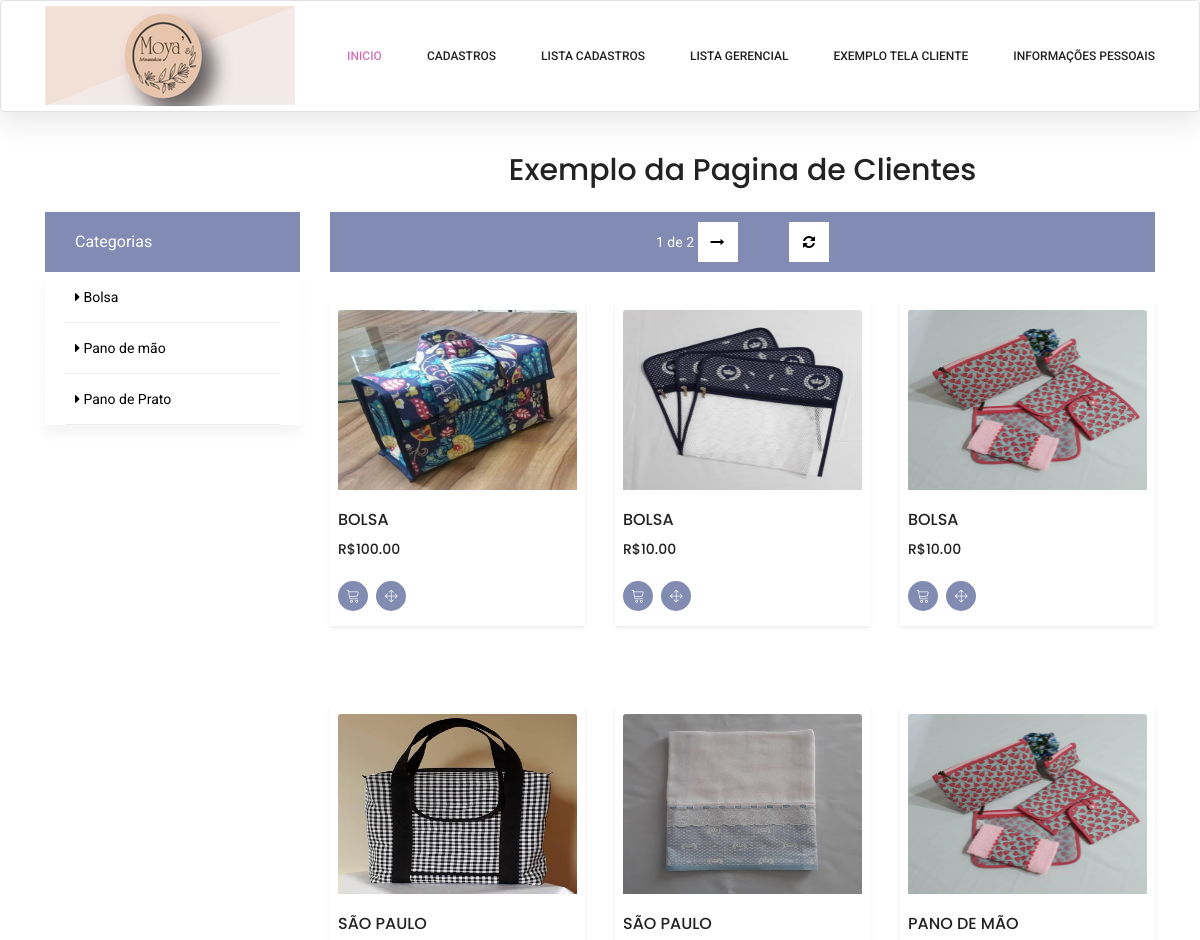
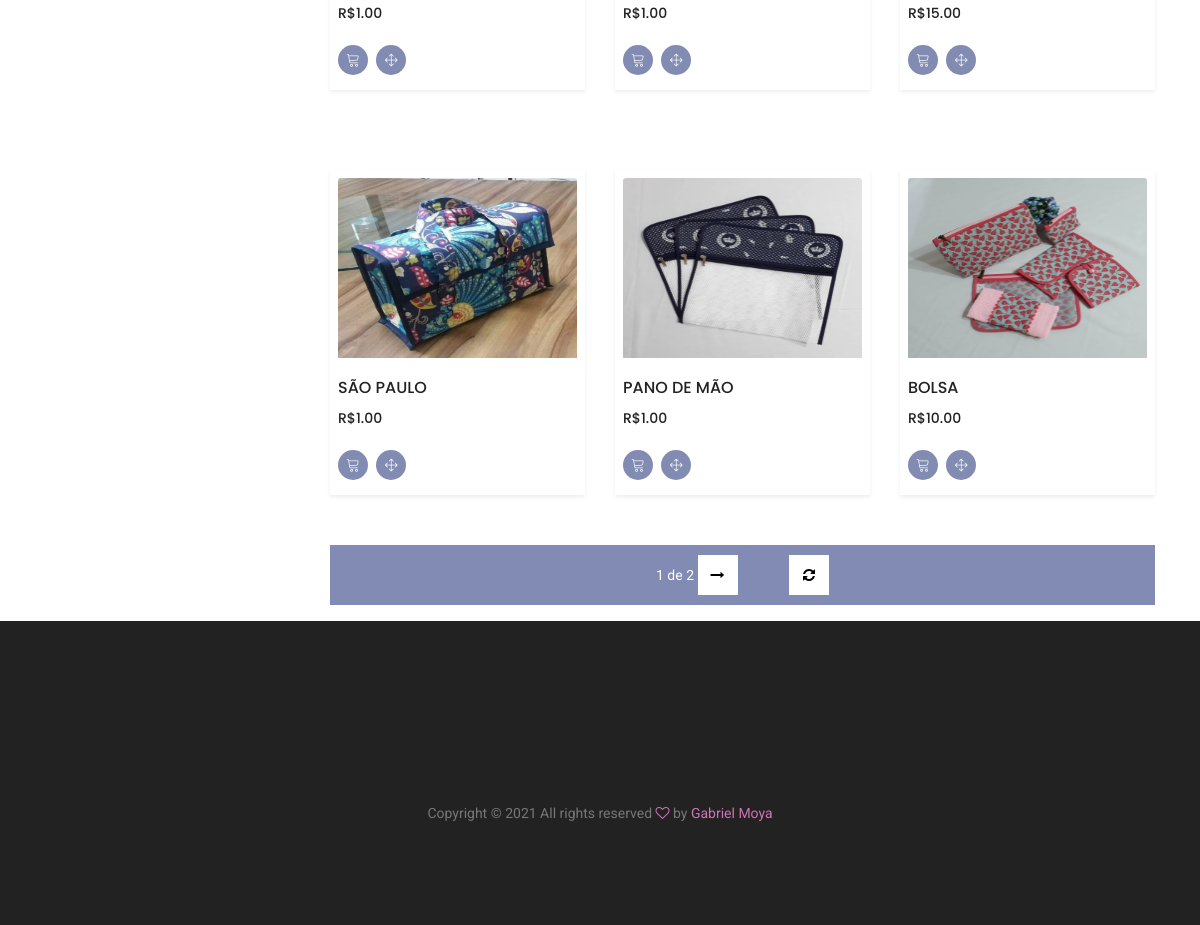
The app's page /adm/exemplo (signed in), older data (2 pictures, top to bottom).
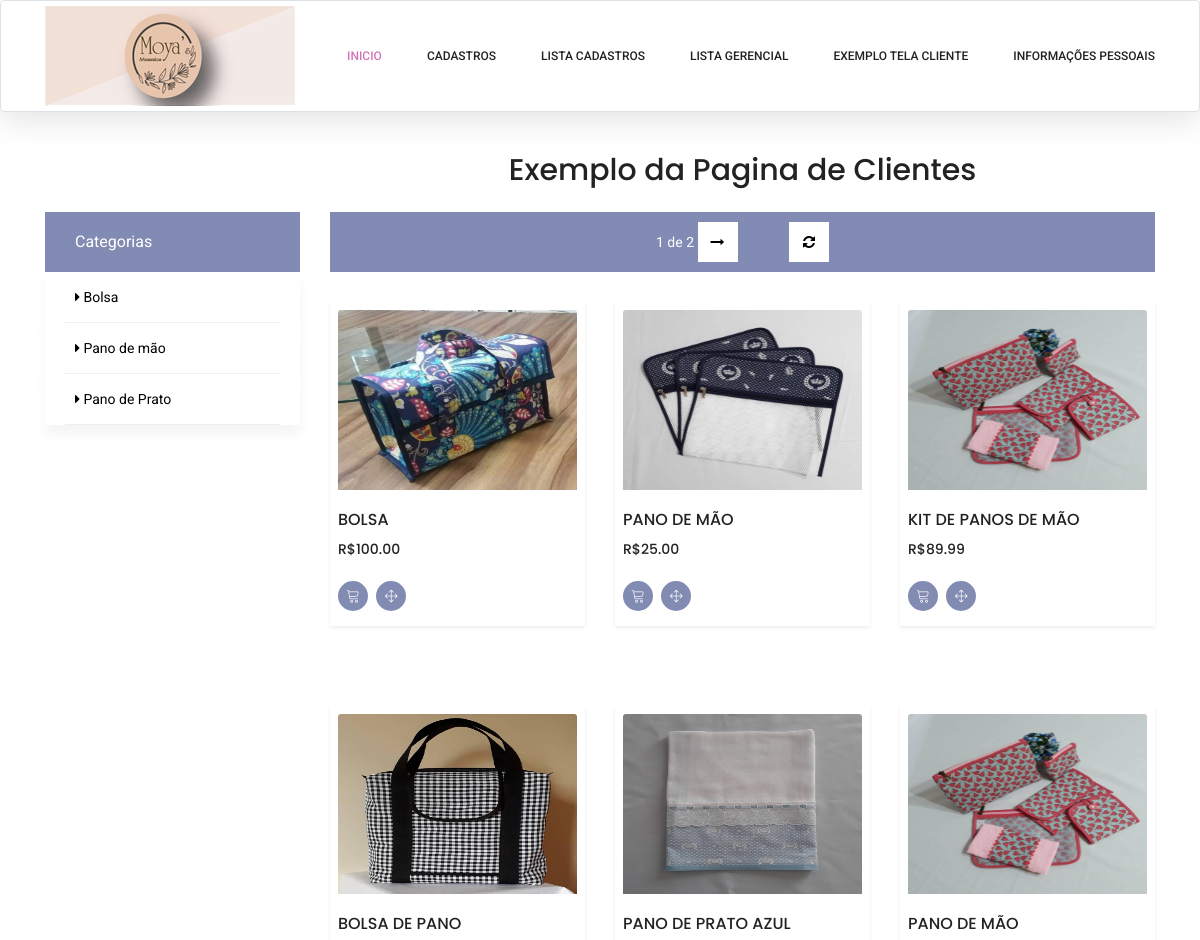
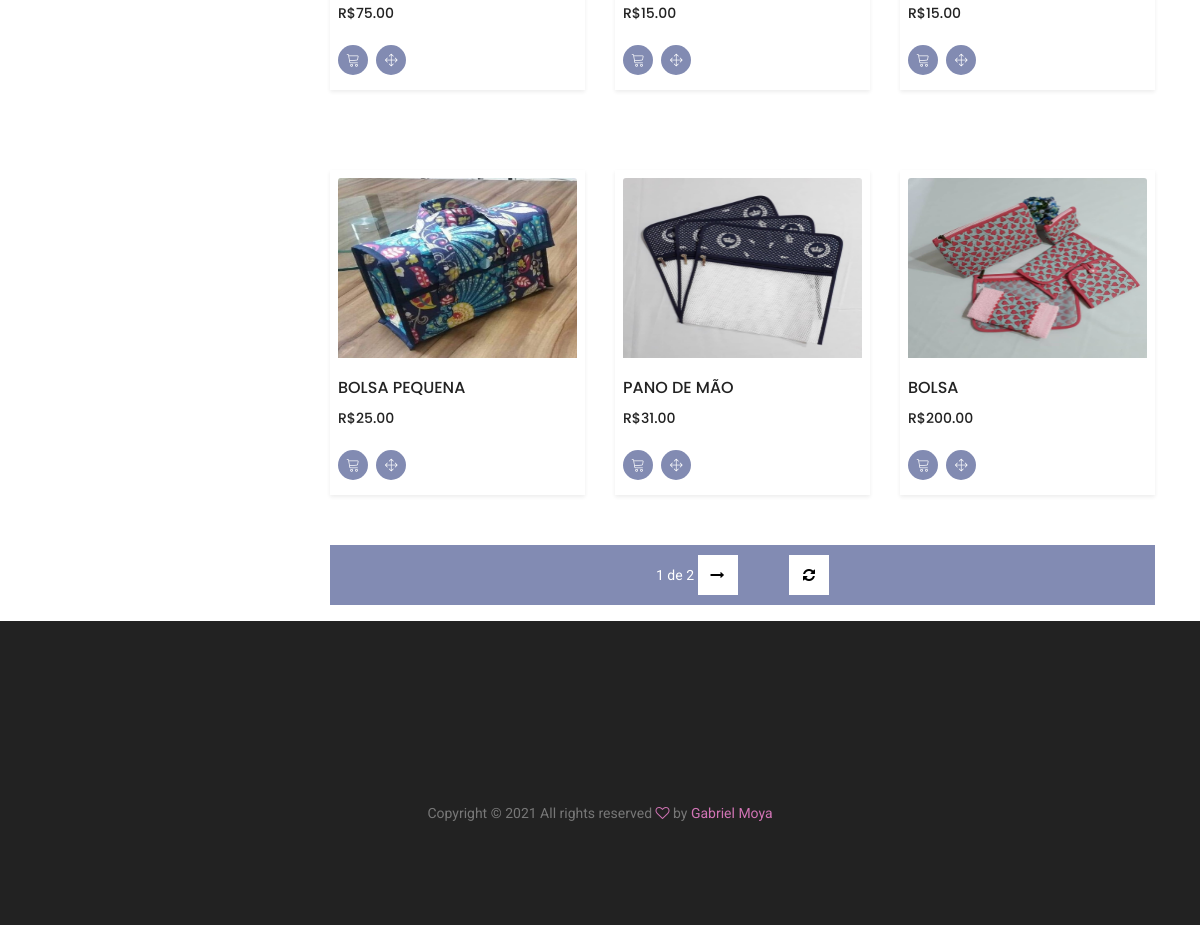
The same page, newer data (2 pictures, top to bottom).
### cadastros/models.py (models this page shows, shortened)
class Categoria(models.Model):
    nome = models.CharField(max_length=100)
    descricao = models.CharField(max_length=100)

class Produto(models.Model):
    codigo = models.CharField(max_length=100)
    nome = models.CharField(max_length=100)
    descricao = models.CharField(max_length=100)
    estoque = models.IntegerField()
    valorVenda = models.DecimalField(max_digits=50, decimal_places=2)
    imagem = models.ImageField(upload_to="imagens/%Y/%m/%d/", max_length=255, null=True, blank=True)
    categoria = models.ForeignKey(Categoria, on_delete=models.PROTECT)

### cadastros/views.py (the view)
# urls.py: path('adm/exemplo', PaginaCliente.as_view(), name="exemplo-cliente"),
class PaginaCliente(GroupRequiredMixin, LoginRequiredMixin, TemplateView):
    template_name = 'cadastros/exemploTelaCliente.html'
    group_required = u"Administrador"
    def get_context_data(self, *args, **kwargs):
        context = super().get_context_data(*args, **kwargs)
        cat = self.request.GET.get('categoria')  # Recebe a página atual
        if cat:
            produtos = Produto.objects.filter(categoria__nome=cat).reverse()  # [0:9]
        else:
            produtos = Produto.objects.all().reverse()  # [0:9] # Busca os produtos
        paginator = Paginator(produtos, 9) # Divide os produtos em páginas
        page = self.request.GET.get('pagina')  # Recebe a página atual
        produtos = paginator.get_page(page) # Filtra os produtos dessa página
        context['produtos'] = produtos
        context['categorias'] = Categoria.objects.all()
        return context

### cadastros/templates/cadastros/exemploTelaCliente.html (shortened to what this page needs)
{% extends 'cadastros/formulario.html' %}
{%block conteudo%}
<br>
<br>
<br>
<br>
    <br>
    <br>
<div class="container">
	<div class="row">
        <div class="col-xl-3 col-lg-4 col-md-5">
            <h2 class="text-center mt-2 mb-4">&nbsp;</h2>
			<div class="sidebar-categories">
                <div class="head">Categorias</div>
                {% for categoria in categorias %}
				<ul class="main-categories">
					<li class="main-nav-list">
                        <a href="?categoria={{categoria.nome}}">
                            <i class="fa fa-caret-right" aria-hidden="true"></i>
                            {{categoria.nome}}
                        </a>
					</li>
                </ul>
                {% empty %}
                <span>Sem categorias.</span>
                {% endfor %}
            </div>
			</div>
			<div class="col-xl-9 col-lg-8 col-md-7">
                <h2 class="text-center mt-2 mb-4">Exemplo da Pagina de Clientes</h2>
				<div class="filter-bar d-flex flex-wrap align-items-center">
                    <div class="pagination mx-auto">
                        <span class="step-links">
                        <span class="current text-white">
                            {{ produtos.number }} de {{ produtos.paginator.num_pages }}
                        </span>
                        {% if produtos.has_next %}
                        <a href="?pagina={{ produtos.next_page_number }}{% if request.GET.categoria %}&categoria={{request.GET.categoria}}{% endif %}">
                            <i class="fa fa-long-arrow-right" aria-hidden="true"></i>
                        </a>
                        {% endif %}
                        <a href="{% url 'cadastrar-index' %}" class="ml-5" title="Limpar filtro">
                            <i class="fa fa-refresh" aria-hidden="true"></i>
                        </a>
                        </span>
                    </div>
				</div>
				<section class="lattest-product-area pb-40 category-list align-items-center">
					<div class="row">
                        {% for produto in produtos %}
						<div class="col-lg-4 col-md-6">
							<div class="single-product p-2 shadow-sm">
								<img class="card-img-top" height="180" src="{{produto.imagem.url}}" alt="">
								<div class="product-details">
									<h6>{{produto.nome}}</h6>
									<div class="price">
										<h6>R${{produto.valorVenda}}</h6>
									</div>
									<div class="prd-bottom">
										<a href="{% url 'adicionar-produto' produto.pk 1  %}" class="social-info">
											<span class="lnr lnr-cart"></span>
										</a>
										<a href="{% url 'clientes-paginaProduto' produto.pk %}" class="social-info">
											<span class="lnr lnr-move"></span>
										</a>
									</div>
								</div>
                            </div>
                        </div>
                        {% empty %}
                        <span>Nenhum Produto cadastrado.</span>
                        {% endfor %}
                    </div>
                    </section>
                        <div class="filter-bar d-flex flex-wrap align-items-center mb-3">
                            <div class="pagination mx-auto">
                                <span class="step-links">
                                    <span class="current text-white">
                                        {{ produtos.number }} de {{ produtos.paginator.num_pages }}
                                    </span>
                                    {% if produtos.has_next %}
                                    <a
                                        href="?pagina={{ produtos.next_page_number }}{% if request.GET.categoria %}&categoria={{request.GET.categoria}}{% endif %}">
                                        <i class="fa fa-long-arrow-right" aria-hidden="true"></i>
                                    </a>
                                    {% endif %}
                                    <a href="{% url 'cadastrar-index' %}" class="ml-5" title="Limpar filtro">
                                        <i class="fa fa-refresh" aria-hidden="true"></i>
                                    </a>
                                </span>
                            </div>
                        </div>
                    </div>
                    </div>
                    </div>
{%endblock%}

### cadastros/templates/cadastros/formulario.html (shortened to what this page needs)
{% load static %}
<!DOCTYPE html>
<html lang="zxx" class="no-js">
<head>
    <link rel="stylesheet" href="{% static 'karma/css/linearicons.css' %}">
    <link rel="stylesheet" href="{% static 'karma/css/font-awesome.min.css' %}">
    <link rel="stylesheet" href="{% static 'karma/css/themify-icons.css' %}">
    <link rel="stylesheet" href="{% static 'karma/css/bootstrap.css' %}">
    <link rel="stylesheet" href="{% static 'karma/css/owl.carousel.css' %}">
    <link rel="stylesheet" href="{% static 'karma/css/nice-select.css' %}">
    <link rel="stylesheet" href="{% static 'karma/css/nouislider.min.css' %}">
    <link rel="stylesheet" href="{% static 'karma/css/ion.rangeSlider.css' %}" />
    <link rel="stylesheet" href="{% static 'karma/css/ion.rangeSlider.skinFlat.css' %}"/>
    <link rel="stylesheet" href="{% static 'karma/css/magnific-popup.css' %}">
    <link rel="stylesheet" href="{% static 'karma/css/main.css' %}">
</head>
<body>
    {% block menu%}
    <header class="header_area sticky-header">
        <div class="main_menu">
            <nav class="navbar navbar-expand-lg navbar-light main_box border rounded">
              <div class="container">
                <a class="navbar-brand logo_h" href="{% url 'cadastrar-index' %}"><img src="{% static 'img/logo.png' %}" alt=""></a>
                <div class="collapse navbar-collapse offset" id="navbarSupportedContent">
                    <ul class="nav navbar-nav menu_nav ml-auto">
                        <li class="nav-item active">
                            <a class="nav-link" href="/adm">Inicio</a>
                        </li>
                        <li class="nav-item dropdown">
                            <a class="nav-link dropdown-toggle" href="#" id="navbarDropdown" role="button" data-toggle="dropdown"
                                aria-haspopup="true" aria-expanded="false">
                                Cadastros
                            </a>
                                </li>
                            </ul>
                        <li class="nav-item dropdown">
                            <a class="nav-link dropdown-toggle" href="#" id="navbarDropdown" role="button" data-toggle="dropdown"
                                aria-haspopup="true" aria-expanded="false">
                                Lista Cadastros
                            </a>
                        </li>
                        <li class="nav-item dropdown">
                            <a class="nav-link dropdown-toggle" href="#" id="navbarDropdown" role="button" data-toggle="dropdown"
                                aria-haspopup="true" aria-expanded="false">
                                Lista Gerencial
                            </a>
                        </li>
                        <li class="nav-item">
                            <a class="nav-link" href="{% url 'exemplo-cliente'%}">Exemplo Tela Cliente</a>
                        </li>
                        <li class="nav-item dropdown">
                            <a class="nav-link dropdown-toggle" href="#" id="navbarDropdown" role="button" data-toggle="dropdown"
                                aria-haspopup="true" aria-expanded="false">
                                Informações Pessoais
                            </a>
                        </li>
                </div>
              </div>
            </nav>
        </div>
    </header>
    {%endblock%}
    {%block conteudo%}{%endblock%}
    {%block rodape%}
    <footer class="footer-area section_gap">
        <div class="container">
            <div class="footer-bottom d-flex justify-content-center align-items-center flex-wrap">
                <p class="footer-text m-0">
                    Copyright &copy;
                    <script>document.write(new Date().getFullYear());</script> All rights reserved  <i class="fa fa-heart-o" aria-hidden="true"></i> by <a href="https://github.com/GabrielMoyaIFPR"
                        target="_blank">Gabriel Moya</a>
                </p>
            </div>
        </div>
    </footer>
    {%endblock%}
</body>
</html>

Row changes from the older to the newer data that the page shows:
changed Produto (number 2 of 9 on the later page): nome "BOLSA" → "PANO DE MÃO"; valorVenda "10.00" → "25.00"
changed Produto: nome "BOLSA" → "KIT DE PANOS DE MÃO"; valorVenda "10.00" → "89.99"
changed Produto: nome "SÃO PAULO" → "BOLSA DE PANO"; valorVenda "1.00" → "75.00"
changed Produto: nome "SÃO PAULO" → "PANO DE PRATO AZUL"; valorVenda "1.00" → "15.00"
changed Produto: nome "SÃO PAULO" → "BOLSA PEQUENA"; valorVenda "1.00" → "25.00"
changed Produto (number 8 of 9 on the later page): valorVenda "1.00" → "31.00"
changed Produto (number 9 of 9 on the later page): valorVenda "10.00" → "200.00"
